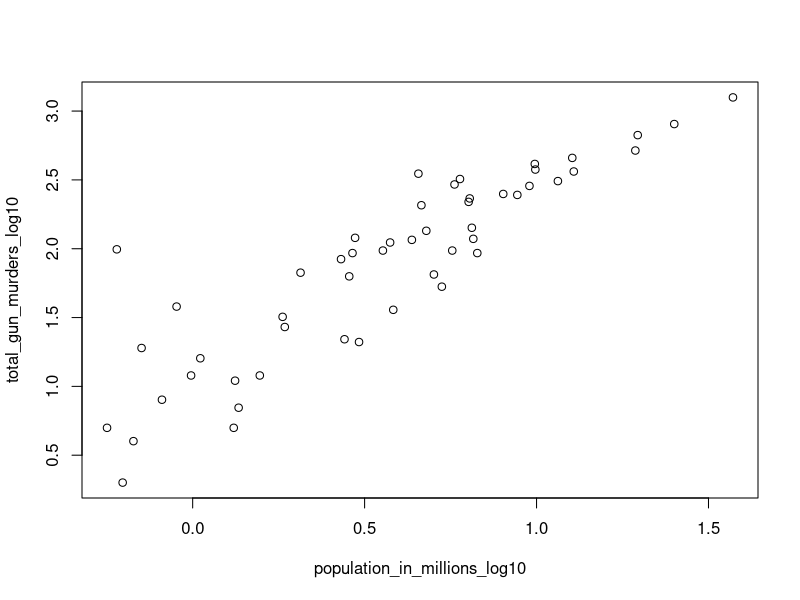
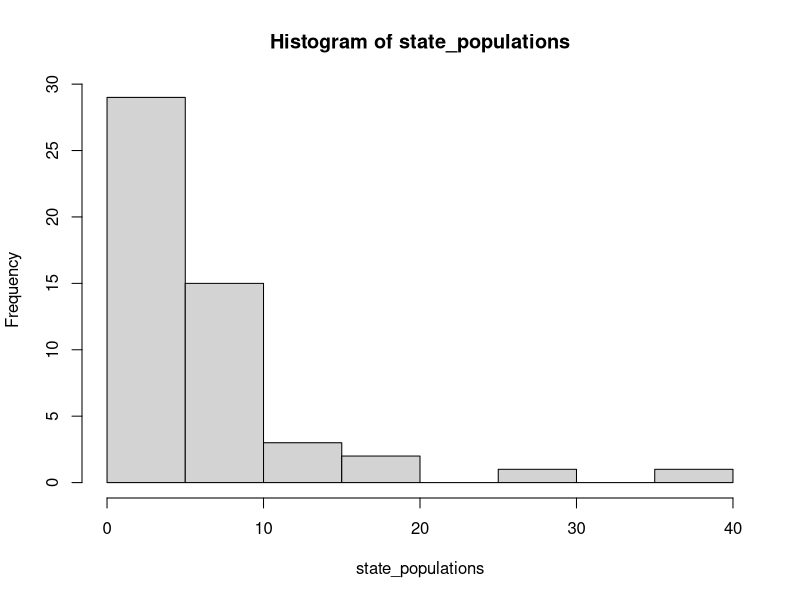
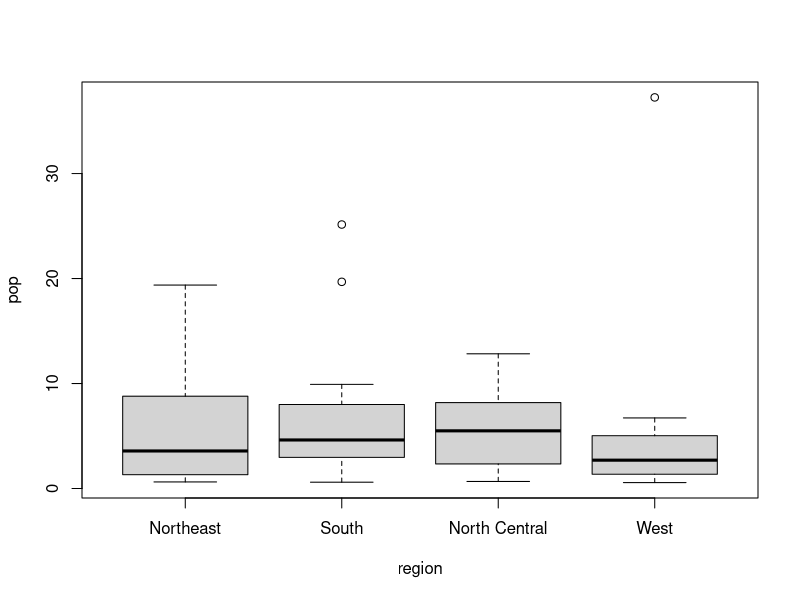

Reproduce these figures in R, in order.
## Exercises 2.16

## 1. We made a plot of total murders versus population and noted a strong 
##    relationship. Not surprisingly, states with larger populations had more 
##    more murders.
##
##    library(dslabs)
##    data(murders)
##    population_in_millions <- murders$population/10^6
##    total_gun_murders <- murders$total
##    plot(population_in_millions, total_gun_murders)
##
##    Keep in mind that many states have populations below 5 million and are 
##    bunched up. We may gain further insights from making this plot in the log 
##    scale. Transform the variables using the log10() transofmation and then 
##    plot them. 

library(dslabs)
data(murders)
population_in_millions <- murders$population/10^6
total_gun_murders <- murders$total

population_in_millions_log10 <- log10(population_in_millions)
total_gun_murders_log10 <- log10(total_gun_murders)

plot(population_in_millions_log10, total_gun_murders_log10)


## 2. Create a histogram of the state populations.

state_populations <- with(murders, population_in_millions)
hist(state_populations)


## 3. Generate box-plots of the state populations by region

murders$pop <- with(murders, population_in_millions)
boxplot(pop~region, data = murders)
